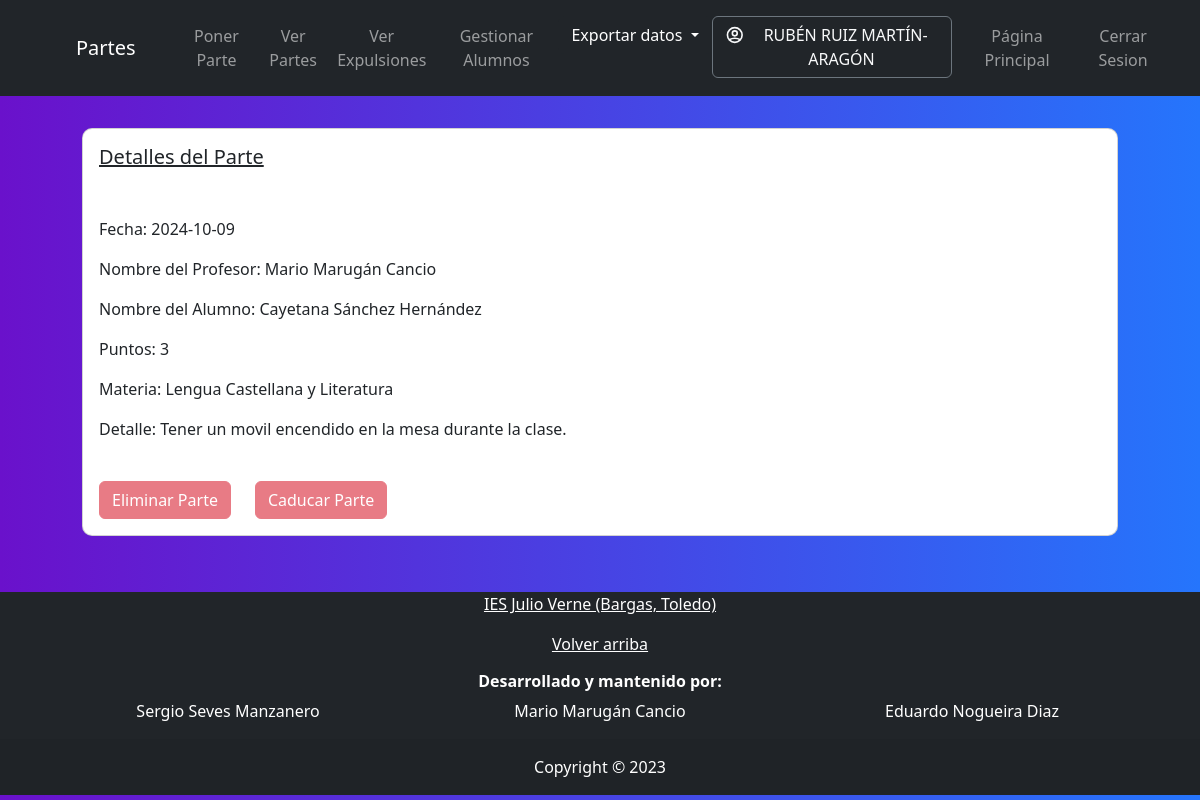
The page /partes/detalleParte.php?cod_parte=2 (signed in) on the database as committed earlier.
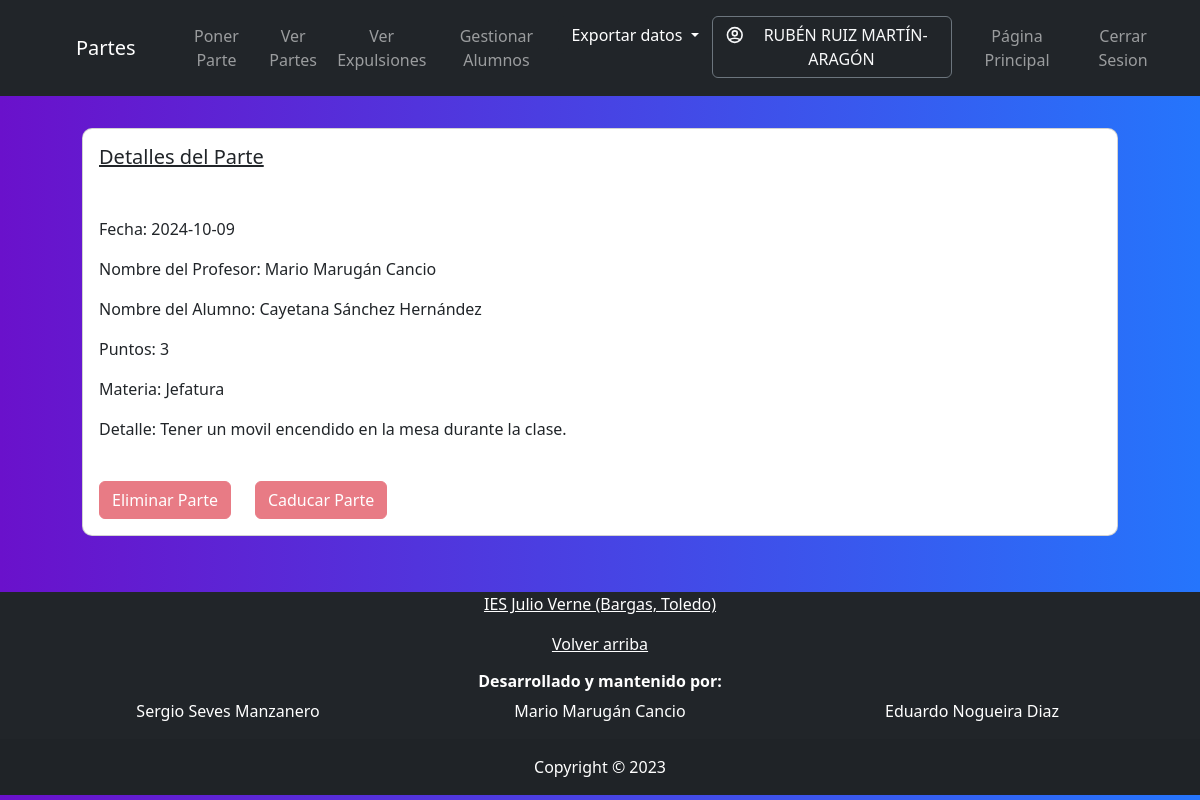
The same page on the database as committed later.
### tables this page shows
CREATE TABLE Partes (
    cod_parte INTEGER NOT NULL AUTO_INCREMENT,
    cod_usuario INTEGER NOT NULL,
    matricula_Alumno VARCHAR(20) NOT NULL,
    incidencia INT NOT NULL,
    materia INT NULL,
    fecha DATE NOT NULL,
    hora TIME NOT NULL,
    descripcion TEXT,
    fecha_Comunicacion DATE NOT NULL,
    via_Comunicacion VARCHAR(25) NOT NULL,
    caducado TINYINT(1) NOT NULL,
    PRIMARY KEY (cod_parte),
    FOREIGN KEY (cod_usuario)
        REFERENCES Usuarios (cod_usuario),
    FOREIGN KEY (materia)
        REFERENCES Asignaturas (cod_asignatura),
    FOREIGN KEY (incidencia)
        REFERENCES Incidencias (cod_incidencia)
);

CREATE TABLE Incidencias (
  cod_incidencia INT PRIMARY KEY AUTO_INCREMENT,
  nombre varchar(100) NOT NULL,
  puntos int(11) NOT NULL,
  descripcion text
  );

CREATE TABLE Asignaturas(
	cod_asignatura INT PRIMARY KEY AUTO_INCREMENT,
    nombre VARCHAR(100) NOT NULL,
    horas INT NOT NULL,
    curso VARCHAR(30) NOT NULL,
    tipo VARCHAR(40)
);

### partes/detalleParte.php (the view, shortened to what this page needs)
<!doctype html>
<html lang="en">
<head>
    <link rel="stylesheet" href="../css/selector.css">
    <link href="https://cdn.jsdelivr.net/npm/bootstrap@5.3.2/dist/css/bootstrap.min.css" rel="stylesheet" />
</head>
<body>
    <header>
        <?php
            require_once "./archivosComunes/navPartes.php";
        ?>
    </header>
    <main class="p-4 col-11 m-auto">
        <div class=" m-2">
        <?php
    require_once "../archivosComunes/conexion.php";
    if(isset($_GET['cod_parte'])) {
        $cod_parte = $_GET['cod_parte'];
        $consulta = $db->prepare("SELECT p.cod_parte, CONCAT(u.nombre, ' ', u.apellidos) AS nombreProfesorCompleto, p.fecha, i.puntos, CONCAT(a.nombre, ' ', a.apellidos) AS nombreAlumnoCompleto, asi.nombre Materia, p.descripcion, p.caducado
                                FROM Incidencias i
                                JOIN Partes p ON i.cod_incidencia = p.incidencia
                                JOIN Usuarios u ON p.cod_usuario = u.cod_usuario
                                JOIN alumnos a ON p.matricula_Alumno = a.matricula
                                JOIN asignaturas asi ON p.materia = asi.cod_Asignatura
                                WHERE p.cod_parte = :cod_parte
        ");
        $consulta->bindParam(":cod_parte", $cod_parte, PDO::PARAM_INT);
        $consulta->execute();
        $parte = $consulta->fetch(PDO::FETCH_ASSOC);
        if($parte) {
            echo "<div class='card card-rounded'>";
            echo "<div class='card-body'>";
            echo "<h5 class='card-title mb-5 text-decoration-underline'>Detalles del Parte</h5>";
            echo "<p class='card-text'>Fecha: " . $parte['fecha'] . "</p>";
            echo "<p class='card-text'>Nombre del Profesor: " . $parte['nombreProfesorCompleto'] . "</p>";
            echo "<p class='card-text'>Nombre del Alumno: " . $parte['nombreAlumnoCompleto'] . "</p>";
            echo "<p class='card-text'>Puntos: " . $parte['puntos'] . "</p>";
            echo "<p class='card-text'>Materia: " . $parte['Materia'] . "</p>";
            echo "<p class='card-text'>Detalle: " . $parte['descripcion'] . "</p>";
            echo "<button class='btn btn-danger mt-4' onclick='eliminarParte(" . $parte['cod_parte'] . ")' " . ($parte['caducado'] == 2 ? "disabled" : "") . ">Eliminar Parte</button>";
            echo '<button class="btn ' . ($parte['caducado'] == 0 ? 'btn-warning' : 'btn-danger') . ' mt-4 ms-4" onclick="caducarParte(' . $parte['cod_parte'] . ')" ' . ($parte['caducado'] == 0 ? '' : 'disabled') . '>Caducar Parte</button>';
            echo "</div>";
            echo "</div>";
        } else {
            echo '<h3 class="text-black rounded bg-light p-2 px-3">No se encontró el parte</h3>';
        }
    } else {
        echo "<h2 class='text-dark rounded bg-light p-2 px-3 my-4'>Algo ha salidomal, intentelo mas tarde.</h2>";
    }
?>
        </div>
    </main>
    <footer>
        <?php
            require_once "./archivosComunes/footerPartes.php";
        ?>
</body>
</html>

### partes/archivosComunes/navPartes.php (shortened to what this page needs)
<?php
echo '<nav class="col-12 navbar navbar-expand-lg navbar-dark bg-dark p-3">
    <div class="container-fluid">
    <a class="navbar-brand ms-xl-5" href="partes.php">Partes</a>
      <button class="navbar-toggler" type="button" data-bs-toggle="collapse" data-bs-target="#navbarSupportedContent" aria-controls="navbarSupportedContent" aria-expanded="false" aria-label="Toggle navigation">
        <span class="navbar-toggler-icon"></span>
      </button>
      <div class="collapse navbar-collapse  text-center" id="navbarSupportedContent">
        <ul class="navbar-nav me-auto mb-2 mb-lg-0 ">
          <li class="nav-item ms-lg-4">' ?>
<a class="nav-link  <?php if (str_contains($_SERVER['SCRIPT_NAME'], 'ponerParte.php')) echo 'active' ?>" href="ponerParte.php">Poner Parte</a>
<?php echo '</li>';
echo '  <li class="nav-item">' ?>
<a class="nav-link   <?php if (str_contains($_SERVER['SCRIPT_NAME'], 'verPartes.php')) echo 'active' ?>" href="verPartes.php">Ver Partes</a>
<?php echo '</li>';
if ($_SESSION['usuario_login']['rol'] == "0") {
  echo '<li class="nav-item">' ?>
  <a class="nav-link   <?php if (str_contains($_SERVER['SCRIPT_NAME'], 'verExpulsiones.php')) echo 'active' ?>" href="verExpulsiones.php">Ver Expulsiones</a>
  <?php echo '</li>';
  echo '<li class="nav-item">' ?>
  <a class="nav-link   <?php if (str_contains($_SERVER['SCRIPT_NAME'], 'gestionarAlumnos.php')) echo 'active' ?>" href="gestionarAlumnos.php">Gestionar Alumnos</a>
  <?php echo '</li>';
  echo '<li class="nav-item">' ?>
  <div class="dropdown">
  <button class="btn btn-dark dropdown-toggle" type="button" id="dropdownMenuButton1" data-bs-toggle="dropdown" aria-expanded="false">
    Exportar datos
  </button>
</div>
<?php echo '</li>';
}
echo '</ul>
         <ul class="navbar-nav me-right mb-2 mb-lg-0">
         <li class="nav-item">
         <a class="text-light btn btn-outline-secondary me-2" href="../archivosComunes/actualizarUsuario.php?idusuario=' . $_SESSION['usuario_login']['cod_usuario'] . '">
         <span class="d-flex">
             <svg xmlns="http://www.w3.org/2000/svg" style="height: 24px;" fill="none" viewBox="0 0 24 24" stroke="currentColor" stroke-width="2">
                 <path stroke-linecap="round" stroke-linejoin="round" d="M5.121 17.804A13.937 13.937 0 0112 16c2.5 0 4.847.655 6.879 1.804M15 10a3 3 0 11-6 0 3 3 0 016 0zm6 2a9 9 0 11-18 0 9 9 0 0118 0z" />
             </svg>&nbsp;
             ' .$_SESSION['usuario_login']['nombre'] . ' ' . $_SESSION['usuario_login']['apellidos'] . '
         </span>
     </a>
     </li>
         <li class="nav-item">
        <a class="nav-link"  href="../archivosComunes/selector.php"><span class="salir">Página Principal</span> <i class="bi bi-back"></i></a>
        </li>
        <li class="nav-item">
            <a class="nav-link"  href="../archivosComunes/logout.php">Cerrar Sesion</a>
            </li>
            </div>
            </div>
            </ul>
          </nav>';
?>

### partes/archivosComunes/footerPartes.php (shortened to what this page needs)
    <footer class="bg-dark text-center  text-white mt-4">
    <p class="col-12 text-center"><a class="text-white" href="http://ies-julioverne.centros.castillalamancha.es/" target="_blank" class="text-decoration-none p-2">IES Julio Verne (Bargas, Toledo)</a></p>
        <a href="#" class="col-12 text-white">Volver arriba</a>
    <div id="footerCredits" class="text-center my-2 p-2">
            <h6 class="fw-bold">Desarrollado y mantenido por:</h6>
            <div class="row container mx-auto">
                <div class="col-12 col-md-4">Sergio Seves Manzanero</div>
                <div class="col-12 col-md-4">Mario Marugán Cancio</div>
                <div class="col-12 col-md-4">Eduardo Nogueira Diaz</div>
            </div>
        </div>
      <div class="text-center p-3" style="background-color: rgba(0, 0, 0, 0.05);">
      Copyright &copy; 2023
      </div>
</footer>
</body>
</html>

### css/selector.css (style rules this page uses)
html { box-sizing: border-box; }
*, *:before, *:after { box-sizing: inherit; }
body { font-family: Verdana, Geneva, Tahoma, sans-serif; font-size: 1.6rem; line-height: 2; color: white; background: -webkit-linear-gradient(to right, rgba(106, 17, 203, 1), rgba(37, 117, 252, 1)); background: linear-gradient(to right, rgba(106, 17, 203, 1), rgba(37, 117, 252, 1)); }

### partes/detalleParte.php (style rules this page uses)
.card-rounded { border-radius: 10px; overflow: hidden; }

Rows that differ between the two databases and show on the page:
changed through a linked row, partes "Tener un movil encendido en la mesa durante la clase.": materia.nombre "Lengua Castellana y Literatura" → "Jefatura"
